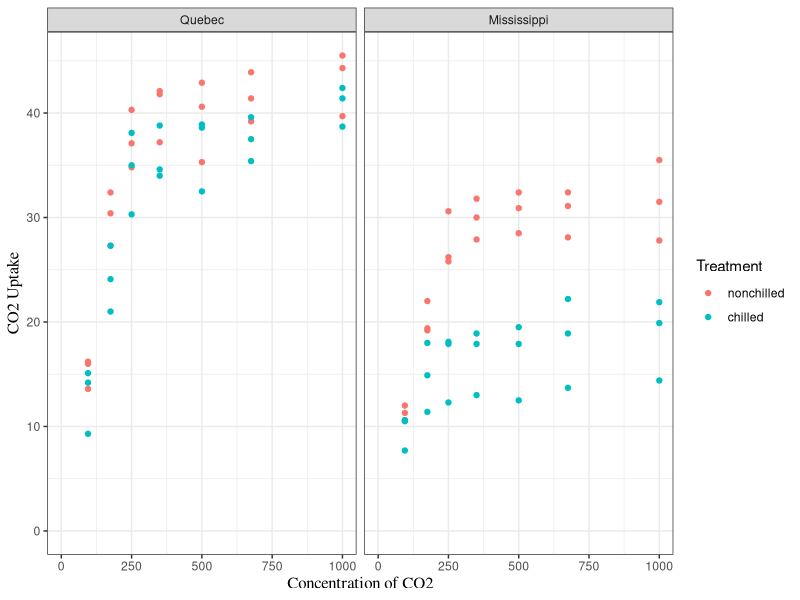

This chart was generated by the following R code:
#Graph

library(ggplot2)

co2 <- CO2
#First Assigning the graph to an object called "graph".
#Then choosing data frame - co2
#Further, setting the conc variable as the x-axis and uptake variable as the y-axis.
#Then setting the colors of the dots to be separated based on the treatment variable.
graph <- ggplot(data = co2, aes(x = conc, y=uptake, color=Treatment))+
#Changing the background and grid to black and white.
  theme_bw()+
#Choosing scatter plot.
  geom_point()+ 
#Dividing the data into two facet based on the variable Type - indicating origin of the plants.
  facet_grid(cols = vars(Type))+ 
#Starting both axes on 0.
  expand_limits(x = 0, y = 0)+
#Changing the labels of the axes.
  labs(x = "Concentration of CO2", y = "CO2 Uptake")+
#Making the font size of the axes-titles 12 and choosing the font.
  theme(
    axis.title.x = element_text(size = 12, family = "serif"),
    axis.title.y = element_text(size = 12, family = "serif")
  )

#Printing the graph.
graph
